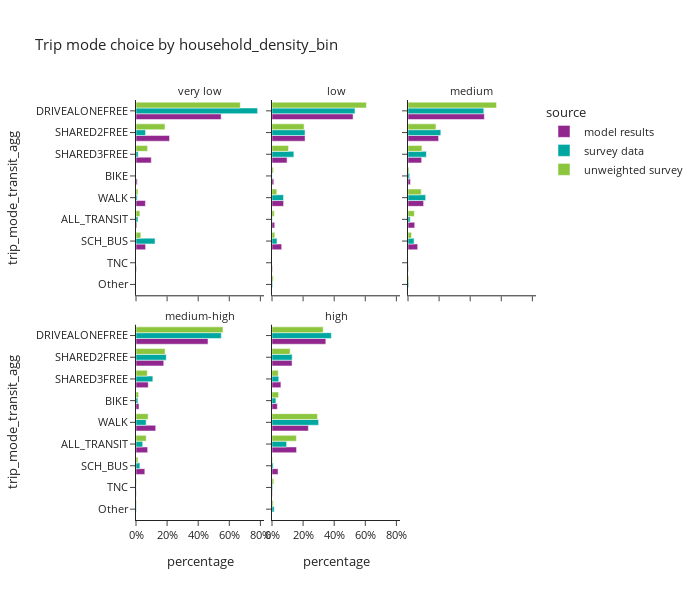
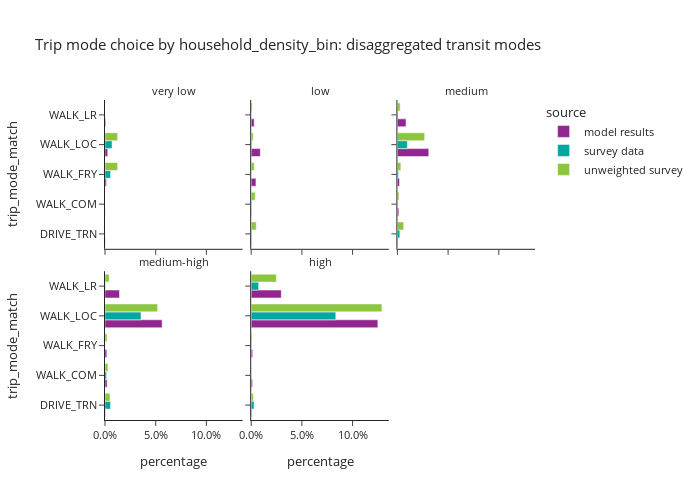

These figures' notebook cell, in order:
### Code cell
plot_mode_choice(trip_data,'household_density_bin',3,600)
plot_mode_choice_transit(trip_data,'household_density_bin',3,500)

### Figure 1 — Plotly figure (JSON) as saved in the notebook; plotly's stock layout.template omitted (floating-point values rounded to 4 significant figures)
{"data": [{"alignmentgroup": "True", "hovertemplate": "source=model results<br>household_density_bin=very low<br>percentage=%{x}<br>trip_mode_transit_agg=%{y}<extra></extra>", "legendgroup": "model results", "marker": {"color": "#91268F", "pattern": {"shape": ""}}, "name": "model results", "offsetgroup": "model results", "orientation": "h", "showlegend": true, "textposition": "auto", "type": "bar", "x": [0.005359, 0.007881, 0.5476, 0.0, 0.06167, 0.2157, 0.09838, 0.002804, 0.06055], "xaxis": "x4", "y": ["ALL_TRANSIT", "BIKE", "DRIVEALONEFREE", "Other", "SCH_BUS", "SHARED2FREE", "SHARED3FREE", "TNC", "WALK"], "yaxis": "y4"}, {"alignmentgroup": "True", "hovertemplate": "source=model results<br>household_density_bin=low<br>percentage=%{x}<br>trip_mode_transit_agg=%{y}<extra></extra>", "legendgroup": "model results", "marker": {"color": "#91268F", "pattern": {"shape": ""}}, "name": "model results", "offsetgroup": "model results", "orientation": "h", "showlegend": false, "textposition": "auto", "type": "bar", "x": [0.01738, 0.01143, 0.5215, 0.0, 0.0624, 0.2127, 0.0969, 0.003012, 0.07468], "xaxis": "x5", "y": ["ALL_TRANSIT", "BIKE", "DRIVEALONEFREE", "Other", "SCH_BUS", "SHARED2FREE", "SHARED3FREE", "TNC", "WALK"], "yaxis": "y5"}, {"alignmentgroup": "True", "hovertemplate": "source=model results<br>household_density_bin=medium<br>percentage=%{x}<br>trip_mode_transit_agg=%{y}<extra></extra>", "legendgroup": "model results", "marker": {"color": "#91268F", "pattern": {"shape": ""}}, "name": "model results", "offsetgroup": "model results", "orientation": "h", "showlegend": false, "textposition": "auto", "type": "bar", "x": [0.04334, 0.01571, 0.4911, 0.0, 0.0624, 0.1969, 0.08778, 0.002297, 0.1005], "xaxis": "x6", "y": ["ALL_TRANSIT", "BIKE", "DRIVEALONEFREE", "Other", "SCH_BUS", "SHARED2FREE", "SHARED3FREE", "TNC", "WALK"], "yaxis": "y6"}, {"alignmentgroup": "True", "hovertemplate": "source=model results<br>household_density_bin=medium-high<br>percentage=%{x}<br>trip_mode_transit_agg=%{y}<extra></extra>", "legendgroup": "model results", "marker": {"color": "#91268F", "pattern": {"shape": ""}}, "name": "model results", "offsetgroup": "model results", "orientation": "h", "showlegend": false, "textposition": "auto", "type": "bar", "x": [0.07502, 0.01938, 0.4631, 0.0, 0.05672, 0.1784, 0.07881, 0.001724, 0.1268], "xaxis": "x", "y": ["ALL_TRANSIT", "BIKE", "DRIVEALONEFREE", "Other", "SCH_BUS", "SHARED2FREE", "SHARED3FREE", "TNC", "WALK"], "yaxis": "y"}, {"alignmentgroup": "True", "hovertemplate": "source=model results<br>household_density_bin=high<br>percentage=%{x}<br>trip_mode_transit_agg=%{y}<extra></extra>", "legendgroup": "model results", "marker": {"color": "#91268F", "pattern": {"shape": ""}}, "name": "model results", "offsetgroup": "model results", "orientation": "h", "showlegend": false, "textposition": "auto", "type": "bar", "x": [0.1579, 0.03431, 0.3462, 0.0, 0.03905, 0.129, 0.05725, 0.002235, 0.234], "xaxis": "x2", "y": ["ALL_TRANSIT", "BIKE", "DRIVEALONEFREE", "Other", "SCH_BUS", "SHARED2FREE", "SHARED3FREE", "TNC", "WALK"], "yaxis": "y2"}, {"alignmentgroup": "True", "hovertemplate": "source=survey data<br>household_density_bin=very low<br>percentage=%{x}<br>trip_mode_transit_agg=%{y}<extra></extra>", "legendgroup": "survey data", "marker": {"color": "#00A7A0", "pattern": {"shape": ""}}, "name": "survey data", "offsetgroup": "survey data", "orientation": "h", "showlegend": true, "textposition": "auto", "type": "bar", "x": [0.01245, 0.0, 0.7821, 0.0, 0.1224, 0.06133, 0.01405, 0.0, 0.007704], "xaxis": "x4", "y": ["ALL_TRANSIT", "BIKE", "DRIVEALONEFREE", "Other", "SCH_BUS", "SHARED2FREE", "SHARED3FREE", "TNC", "WALK"], "yaxis": "y4"}, {"alignmentgroup": "True", "hovertemplate": "source=survey data<br>household_density_bin=low<br>percentage=%{x}<br>trip_mode_transit_agg=%{y}<extra></extra>", "legendgroup": "survey data", "marker": {"color": "#00A7A0", "pattern": {"shape": ""}}, "name": "survey data", "offsetgroup": "survey data", "orientation": "h", "showlegend": false, "textposition": "auto", "type": "bar", "x": [0.00154, 0.001179, 0.5337, 0.004468, 0.03215, 0.2124, 0.1405, 0.0, 0.07406], "xaxis": "x5", "y": ["ALL_TRANSIT", "BIKE", "DRIVEALONEFREE", "Other", "SCH_BUS", "SHARED2FREE", "SHARED3FREE", "TNC", "WALK"], "yaxis": "y5"}, {"alignmentgroup": "True", "hovertemplate": "source=survey data<br>household_density_bin=medium<br>percentage=%{x}<br>trip_mode_transit_agg=%{y}<extra></extra>", "legendgroup": "survey data", "marker": {"color": "#00A7A0", "pattern": {"shape": ""}}, "name": "survey data", "offsetgroup": "survey data", "orientation": "h", "showlegend": false, "textposition": "auto", "type": "bar", "x": [0.01395, 0.01073, 0.4875, 0.005053, 0.03914, 0.2111, 0.1183, 0.0006937, 0.1136], "xaxis": "x6", "y": ["ALL_TRANSIT", "BIKE", "DRIVEALONEFREE", "Other", "SCH_BUS", "SHARED2FREE", "SHARED3FREE", "TNC", "WALK"], "yaxis": "y6"}, {"alignmentgroup": "True", "hovertemplate": "source=survey data<br>household_density_bin=medium-high<br>percentage=%{x}<br>trip_mode_transit_agg=%{y}<extra></extra>", "legendgroup": "survey data", "marker": {"color": "#00A7A0", "pattern": {"shape": ""}}, "name": "survey data", "offsetgroup": "survey data", "orientation": "h", "showlegend": false, "textposition": "auto", "type": "bar", "x": [0.04312, 0.01232, 0.5487, 0.002033, 0.02494, 0.1947, 0.1083, 0.0007068, 0.06525], "xaxis": "x", "y": ["ALL_TRANSIT", "BIKE", "DRIVEALONEFREE", "Other", "SCH_BUS", "SHARED2FREE", "SHARED3FREE", "TNC", "WALK"], "yaxis": "y"}, {"alignmentgroup": "True", "hovertemplate": "source=survey data<br>household_density_bin=high<br>percentage=%{x}<br>trip_mode_transit_agg=%{y}<extra></extra>", "legendgroup": "survey data", "marker": {"color": "#00A7A0", "pattern": {"shape": ""}}, "name": "survey data", "offsetgroup": "survey data", "orientation": "h", "showlegend": false, "textposition": "auto", "type": "bar", "x": [0.094, 0.02507, 0.3817, 0.01418, 0.007575, 0.1298, 0.04363, 0.004497, 0.2996], "xaxis": "x2", "y": ["ALL_TRANSIT", "BIKE", "DRIVEALONEFREE", "Other", "SCH_BUS", "SHARED2FREE", "SHARED3FREE", "TNC", "WALK"], "yaxis": "y2"}, {"alignmentgroup": "True", "hovertemplate": "source=unweighted survey<br>household_density_bin=very low<br>percentage=%{x}<br>trip_mode_transit_agg=%{y}<extra></extra>", "legendgroup": "unweighted survey", "marker": {"color": "#8CC63E", "pattern": {"shape": ""}}, "name": "unweighted survey", "offsetgroup": "unweighted survey", "orientation": "h", "showlegend": true, "textposition": "auto", "type": "bar", "x": [0.02484, 0.0, 0.6708, 0.0, 0.03106, 0.1863, 0.07453, 0.0, 0.01242], "xaxis": "x4", "y": ["ALL_TRANSIT", "BIKE", "DRIVEALONEFREE", "Other", "SCH_BUS", "SHARED2FREE", "SHARED3FREE", "TNC", "WALK"], "yaxis": "y4"}, {"alignmentgroup": "True", "hovertemplate": "source=unweighted survey<br>household_density_bin=low<br>percentage=%{x}<br>trip_mode_transit_agg=%{y}<extra></extra>", "legendgroup": "unweighted survey", "marker": {"color": "#8CC63E", "pattern": {"shape": ""}}, "name": "unweighted survey", "offsetgroup": "unweighted survey", "orientation": "h", "showlegend": false, "textposition": "auto", "type": "bar", "x": [0.01488, 0.008929, 0.6071, 0.007937, 0.01786, 0.2063, 0.1062, 0.0, 0.03075], "xaxis": "x5", "y": ["ALL_TRANSIT", "BIKE", "DRIVEALONEFREE", "Other", "SCH_BUS", "SHARED2FREE", "SHARED3FREE", "TNC", "WALK"], "yaxis": "y5"}, {"alignmentgroup": "True", "hovertemplate": "source=unweighted survey<br>household_density_bin=medium<br>percentage=%{x}<br>trip_mode_transit_agg=%{y}<extra></extra>", "legendgroup": "unweighted survey", "marker": {"color": "#8CC63E", "pattern": {"shape": ""}}, "name": "unweighted survey", "offsetgroup": "unweighted survey", "orientation": "h", "showlegend": false, "textposition": "auto", "type": "bar", "x": [0.04078, 0.007105, 0.5694, 0.005252, 0.02286, 0.1798, 0.08959, 0.0003089, 0.08496], "xaxis": "x6", "y": ["ALL_TRANSIT", "BIKE", "DRIVEALONEFREE", "Other", "SCH_BUS", "SHARED2FREE", "SHARED3FREE", "TNC", "WALK"], "yaxis": "y6"}, {"alignmentgroup": "True", "hovertemplate": "source=unweighted survey<br>household_density_bin=medium-high<br>percentage=%{x}<br>trip_mode_transit_agg=%{y}<extra></extra>", "legendgroup": "unweighted survey", "marker": {"color": "#8CC63E", "pattern": {"shape": ""}}, "name": "unweighted survey", "offsetgroup": "unweighted survey", "orientation": "h", "showlegend": false, "textposition": "auto", "type": "bar", "x": [0.0658, 0.01674, 0.5593, 0.00404, 0.0127, 0.187, 0.07244, 0.003752, 0.07821], "xaxis": "x", "y": ["ALL_TRANSIT", "BIKE", "DRIVEALONEFREE", "Other", "SCH_BUS", "SHARED2FREE", "SHARED3FREE", "TNC", "WALK"], "yaxis": "y"}, {"alignmentgroup": "True", "hovertemplate": "source=unweighted survey<br>household_density_bin=high<br>percentage=%{x}<br>trip_mode_transit_agg=%{y}<extra></extra>", "legendgroup": "unweighted survey", "marker": {"color": "#8CC63E", "pattern": {"shape": ""}}, "name": "unweighted survey", "offsetgroup": "unweighted survey", "orientation": "h", "showlegend": false, "textposition": "auto", "type": "bar", "x": [0.1567, 0.0425, 0.3291, 0.007463, 0.003703, 0.1167, 0.04039, 0.01105, 0.2924], "xaxis": "x2", "y": ["ALL_TRANSIT", "BIKE", "DRIVEALONEFREE", "Other", "SCH_BUS", "SHARED2FREE", "SHARED3FREE", "TNC", "WALK"], "yaxis": "y2"}], "layout": {"annotations": [{"font": {}, "showarrow": false, "text": "medium-high", "x": 0.16, "xanchor": "center", "xref": "paper", "y": 0.465, "yanchor": "bottom", "yref": "paper"}, {"font": {}, "showarrow": false, "text": "high", "x": 0.5, "xanchor": "center", "xref": "paper", "y": 0.465, "yanchor": "bottom", "yref": "paper"}, {"font": {}, "showarrow": false, "text": "very low", "x": 0.16, "xanchor": "center", "xref": "paper", "y": 1.0, "yanchor": "bottom", "yref": "paper"}, {"font": {}, "showarrow": false, "text": "low", "x": 0.5, "xanchor": "center", "xref": "paper", "y": 1.0, "yanchor": "bottom", "yref": "paper"}, {"font": {}, "showarrow": false, "text": "medium", "x": 0.84, "xanchor": "center", "xref": "paper", "y": 1.0, "yanchor": "bottom", "yref": "paper"}], "barmode": "group", "height": 600, "legend": {"title": {"text": "source"}, "tracegroupgap": 0}, "title": {"text": "Trip mode choice by household_density_bin"}, "width": 700, "xaxis": {"anchor": "y", "domain": [0.0, 0.32], "tickformat": ".0%", "title": {"text": "percentage"}}, "xaxis2": {"anchor": "y2", "domain": [0.34, 0.66], "matches": "x", "tickformat": ".0%", "title": {"text": "percentage"}}, "xaxis3": {"anchor": "y3", "domain": [0.68, 1.0], "matches": "x", "title": {"text": "percentage"}}, "xaxis4": {"anchor": "y4", "domain": [0.0, 0.32], "matches": "x", "showticklabels": false}, "xaxis5": {"anchor": "y5", "domain": [0.34, 0.66], "matches": "x", "showticklabels": false}, "xaxis6": {"anchor": "y6", "domain": [0.68, 1.0], "matches": "x", "showticklabels": false}, "yaxis": {"anchor": "x", "categoryarray": ["Other", "TNC", "SCH_BUS", "ALL_TRANSIT", "WALK", "BIKE", "SHARED3FREE", "SHARED2FREE", "DRIVEALONEFREE"], "categoryorder": "array", "domain": [0.0, 0.465], "title": {"text": "trip_mode_transit_agg"}}, "yaxis2": {"anchor": "x2", "domain": [0.0, 0.465], "matches": "y", "showticklabels": false}, "yaxis3": {"anchor": "x3", "domain": [0.0, 0.465], "matches": "y", "showticklabels": false}, "yaxis4": {"anchor": "x4", "categoryarray": ["Other", "TNC", "SCH_BUS", "ALL_TRANSIT", "WALK", "BIKE", "SHARED3FREE", "SHARED2FREE", "DRIVEALONEFREE"], "categoryorder": "array", "domain": [0.535, 1.0], "matches": "y", "title": {"text": "trip_mode_transit_agg"}}, "yaxis5": {"anchor": "x5", "domain": [0.535, 1.0], "matches": "y", "showticklabels": false}, "yaxis6": {"anchor": "x6", "domain": [0.535, 1.0], "matches": "y", "showticklabels": false}}}

### Figure 2 — Plotly figure (JSON) as saved in the notebook; plotly's stock layout.template omitted (floating-point values rounded to 4 significant figures)
{"data": [{"alignmentgroup": "True", "hovertemplate": "source=model results<br>household_density_bin=very low<br>percentage=%{x}<br>trip_mode_match=%{y}<extra></extra>", "legendgroup": "model results", "marker": {"color": "#91268F", "pattern": {"shape": ""}}, "name": "model results", "offsetgroup": "model results", "orientation": "h", "showlegend": true, "textposition": "auto", "type": "bar", "x": [0.0003108, 0.0001419, 0.001421, 0.002735, 0.000751], "xaxis": "x4", "y": ["DRIVE_TRN", "WALK_COM", "WALK_FRY", "WALK_LOC", "WALK_LR"], "yaxis": "y4"}, {"alignmentgroup": "True", "hovertemplate": "source=model results<br>household_density_bin=low<br>percentage=%{x}<br>trip_mode_match=%{y}<extra></extra>", "legendgroup": "model results", "marker": {"color": "#91268F", "pattern": {"shape": ""}}, "name": "model results", "offsetgroup": "model results", "orientation": "h", "showlegend": false, "textposition": "auto", "type": "bar", "x": [0.0004246, 0.000351, 0.004686, 0.008986, 0.002935], "xaxis": "x5", "y": ["DRIVE_TRN", "WALK_COM", "WALK_FRY", "WALK_LOC", "WALK_LR"], "yaxis": "y5"}, {"alignmentgroup": "True", "hovertemplate": "source=model results<br>household_density_bin=medium<br>percentage=%{x}<br>trip_mode_match=%{y}<extra></extra>", "legendgroup": "model results", "marker": {"color": "#91268F", "pattern": {"shape": ""}}, "name": "model results", "offsetgroup": "model results", "orientation": "h", "showlegend": false, "textposition": "auto", "type": "bar", "x": [0.0004485, 0.001413, 0.002078, 0.03093, 0.00847], "xaxis": "x6", "y": ["DRIVE_TRN", "WALK_COM", "WALK_FRY", "WALK_LOC", "WALK_LR"], "yaxis": "y6"}, {"alignmentgroup": "True", "hovertemplate": "source=model results<br>household_density_bin=medium-high<br>percentage=%{x}<br>trip_mode_match=%{y}<extra></extra>", "legendgroup": "model results", "marker": {"color": "#91268F", "pattern": {"shape": ""}}, "name": "model results", "offsetgroup": "model results", "orientation": "h", "showlegend": false, "textposition": "auto", "type": "bar", "x": [0.0004848, 0.002107, 0.001817, 0.05634, 0.01427], "xaxis": "x", "y": ["DRIVE_TRN", "WALK_COM", "WALK_FRY", "WALK_LOC", "WALK_LR"], "yaxis": "y"}, {"alignmentgroup": "True", "hovertemplate": "source=model results<br>household_density_bin=high<br>percentage=%{x}<br>trip_mode_match=%{y}<extra></extra>", "legendgroup": "model results", "marker": {"color": "#91268F", "pattern": {"shape": ""}}, "name": "model results", "offsetgroup": "model results", "orientation": "h", "showlegend": false, "textposition": "auto", "type": "bar", "x": [0.000545, 0.001314, 0.001461, 0.1249, 0.02965], "xaxis": "x2", "y": ["DRIVE_TRN", "WALK_COM", "WALK_FRY", "WALK_LOC", "WALK_LR"], "yaxis": "y2"}, {"alignmentgroup": "True", "hovertemplate": "source=survey data<br>household_density_bin=very low<br>percentage=%{x}<br>trip_mode_match=%{y}<extra></extra>", "legendgroup": "survey data", "marker": {"color": "#00A7A0", "pattern": {"shape": ""}}, "name": "survey data", "offsetgroup": "survey data", "orientation": "h", "showlegend": true, "textposition": "auto", "type": "bar", "x": [0.0, 0.0, 0.0055, 0.006949, 0.0], "xaxis": "x4", "y": ["DRIVE_TRN", "WALK_COM", "WALK_FRY", "WALK_LOC", "WALK_LR"], "yaxis": "y4"}, {"alignmentgroup": "True", "hovertemplate": "source=survey data<br>household_density_bin=low<br>percentage=%{x}<br>trip_mode_match=%{y}<extra></extra>", "legendgroup": "survey data", "marker": {"color": "#00A7A0", "pattern": {"shape": ""}}, "name": "survey data", "offsetgroup": "survey data", "orientation": "h", "showlegend": false, "textposition": "auto", "type": "bar", "x": [0.0004818, 0.000368, 0.0001039, 0.0005863, 0.0], "xaxis": "x5", "y": ["DRIVE_TRN", "WALK_COM", "WALK_FRY", "WALK_LOC", "WALK_LR"], "yaxis": "y5"}, {"alignmentgroup": "True", "hovertemplate": "source=survey data<br>household_density_bin=medium<br>percentage=%{x}<br>trip_mode_match=%{y}<extra></extra>", "legendgroup": "survey data", "marker": {"color": "#00A7A0", "pattern": {"shape": ""}}, "name": "survey data", "offsetgroup": "survey data", "orientation": "h", "showlegend": false, "textposition": "auto", "type": "bar", "x": [0.002404, 0.000186, 0.001108, 0.009814, 0.0004421], "xaxis": "x6", "y": ["DRIVE_TRN", "WALK_COM", "WALK_FRY", "WALK_LOC", "WALK_LR"], "yaxis": "y6"}, {"alignmentgroup": "True", "hovertemplate": "source=survey data<br>household_density_bin=medium-high<br>percentage=%{x}<br>trip_mode_match=%{y}<extra></extra>", "legendgroup": "survey data", "marker": {"color": "#00A7A0", "pattern": {"shape": ""}}, "name": "survey data", "offsetgroup": "survey data", "orientation": "h", "showlegend": false, "textposition": "auto", "type": "bar", "x": [0.005454, 0.001607, 0.0001131, 0.03548, 0.0004717], "xaxis": "x", "y": ["DRIVE_TRN", "WALK_COM", "WALK_FRY", "WALK_LOC", "WALK_LR"], "yaxis": "y"}, {"alignmentgroup": "True", "hovertemplate": "source=survey data<br>household_density_bin=high<br>percentage=%{x}<br>trip_mode_match=%{y}<extra></extra>", "legendgroup": "survey data", "marker": {"color": "#00A7A0", "pattern": {"shape": ""}}, "name": "survey data", "offsetgroup": "survey data", "orientation": "h", "showlegend": false, "textposition": "auto", "type": "bar", "x": [0.002802, 8.586e-05, 0.0003649, 0.08345, 0.007296], "xaxis": "x2", "y": ["DRIVE_TRN", "WALK_COM", "WALK_FRY", "WALK_LOC", "WALK_LR"], "yaxis": "y2"}, {"alignmentgroup": "True", "hovertemplate": "source=unweighted survey<br>household_density_bin=very low<br>percentage=%{x}<br>trip_mode_match=%{y}<extra></extra>", "legendgroup": "unweighted survey", "marker": {"color": "#8CC63E", "pattern": {"shape": ""}}, "name": "unweighted survey", "offsetgroup": "unweighted survey", "orientation": "h", "showlegend": true, "textposition": "auto", "type": "bar", "x": [0.0, 0.0, 0.01242, 0.01242, 0.0], "xaxis": "x4", "y": ["DRIVE_TRN", "WALK_COM", "WALK_FRY", "WALK_LOC", "WALK_LR"], "yaxis": "y4"}, {"alignmentgroup": "True", "hovertemplate": "source=unweighted survey<br>household_density_bin=low<br>percentage=%{x}<br>trip_mode_match=%{y}<extra></extra>", "legendgroup": "unweighted survey", "marker": {"color": "#8CC63E", "pattern": {"shape": ""}}, "name": "unweighted survey", "offsetgroup": "unweighted survey", "orientation": "h", "showlegend": false, "textposition": "auto", "type": "bar", "x": [0.00496, 0.003968, 0.002976, 0.001984, 0.0009921], "xaxis": "x5", "y": ["DRIVE_TRN", "WALK_COM", "WALK_FRY", "WALK_LOC", "WALK_LR"], "yaxis": "y5"}, {"alignmentgroup": "True", "hovertemplate": "source=unweighted survey<br>household_density_bin=medium<br>percentage=%{x}<br>trip_mode_match=%{y}<extra></extra>", "legendgroup": "unweighted survey", "marker": {"color": "#8CC63E", "pattern": {"shape": ""}}, "name": "unweighted survey", "offsetgroup": "unweighted survey", "orientation": "h", "showlegend": false, "textposition": "auto", "type": "bar", "x": [0.006179, 0.001545, 0.003398, 0.02688, 0.00278], "xaxis": "x6", "y": ["DRIVE_TRN", "WALK_COM", "WALK_FRY", "WALK_LOC", "WALK_LR"], "yaxis": "y6"}, {"alignmentgroup": "True", "hovertemplate": "source=unweighted survey<br>household_density_bin=medium-high<br>percentage=%{x}<br>trip_mode_match=%{y}<extra></extra>", "legendgroup": "unweighted survey", "marker": {"color": "#8CC63E", "pattern": {"shape": ""}}, "name": "unweighted survey", "offsetgroup": "unweighted survey", "orientation": "h", "showlegend": false, "textposition": "auto", "type": "bar", "x": [0.004906, 0.002886, 0.00202, 0.05195, 0.00404], "xaxis": "x", "y": ["DRIVE_TRN", "WALK_COM", "WALK_FRY", "WALK_LOC", "WALK_LR"], "yaxis": "y"}, {"alignmentgroup": "True", "hovertemplate": "source=unweighted survey<br>household_density_bin=high<br>percentage=%{x}<br>trip_mode_match=%{y}<extra></extra>", "legendgroup": "unweighted survey", "marker": {"color": "#8CC63E", "pattern": {"shape": ""}}, "name": "unweighted survey", "offsetgroup": "unweighted survey", "orientation": "h", "showlegend": false, "textposition": "auto", "type": "bar", "x": [0.002108, 0.0001709, 0.0007406, 0.1289, 0.02478], "xaxis": "x2", "y": ["DRIVE_TRN", "WALK_COM", "WALK_FRY", "WALK_LOC", "WALK_LR"], "yaxis": "y2"}], "layout": {"annotations": [{"font": {}, "showarrow": false, "text": "medium-high", "x": 0.16, "xanchor": "center", "xref": "paper", "y": 0.465, "yanchor": "bottom", "yref": "paper"}, {"font": {}, "showarrow": false, "text": "high", "x": 0.5, "xanchor": "center", "xref": "paper", "y": 0.465, "yanchor": "bottom", "yref": "paper"}, {"font": {}, "showarrow": false, "text": "very low", "x": 0.16, "xanchor": "center", "xref": "paper", "y": 1.0, "yanchor": "bottom", "yref": "paper"}, {"font": {}, "showarrow": false, "text": "low", "x": 0.5, "xanchor": "center", "xref": "paper", "y": 1.0, "yanchor": "bottom", "yref": "paper"}, {"font": {}, "showarrow": false, "text": "medium", "x": 0.84, "xanchor": "center", "xref": "paper", "y": 1.0, "yanchor": "bottom", "yref": "paper"}], "barmode": "group", "height": 500, "legend": {"title": {"text": "source"}, "tracegroupgap": 0}, "title": {"text": "Trip mode choice by household_density_bin: disaggregated transit modes"}, "width": 700, "xaxis": {"anchor": "y", "domain": [0.0, 0.32], "tickformat": ".1%", "title": {"text": "percentage"}}, "xaxis2": {"anchor": "y2", "domain": [0.34, 0.66], "matches": "x", "tickformat": ".1%", "title": {"text": "percentage"}}, "xaxis3": {"anchor": "y3", "domain": [0.68, 1.0], "matches": "x", "title": {"text": "percentage"}}, "xaxis4": {"anchor": "y4", "domain": [0.0, 0.32], "matches": "x", "showticklabels": false}, "xaxis5": {"anchor": "y5", "domain": [0.34, 0.66], "matches": "x", "showticklabels": false}, "xaxis6": {"anchor": "y6", "domain": [0.68, 1.0], "matches": "x", "showticklabels": false}, "yaxis": {"anchor": "x", "domain": [0.0, 0.465], "title": {"text": "trip_mode_match"}}, "yaxis2": {"anchor": "x2", "domain": [0.0, 0.465], "matches": "y", "showticklabels": false}, "yaxis3": {"anchor": "x3", "domain": [0.0, 0.465], "matches": "y", "showticklabels": false}, "yaxis4": {"anchor": "x4", "domain": [0.535, 1.0], "matches": "y", "title": {"text": "trip_mode_match"}}, "yaxis5": {"anchor": "x5", "domain": [0.535, 1.0], "matches": "y", "showticklabels": false}, "yaxis6": {"anchor": "x6", "domain": [0.535, 1.0], "matches": "y", "showticklabels": false}}}
